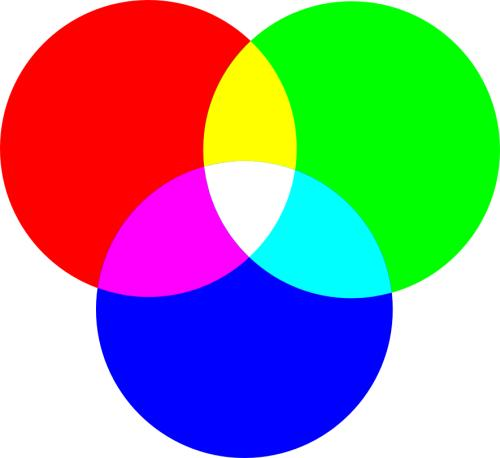
//> input picture Test/rgb.bmp, 500 x 458 px
$ ./main   (built with g++ and OpenCV 4)
//> lines starting //> are read from the running program, lines starting //| are printed output that depends on the picture
#include "openHL/openHL.hxx"
#include <iostream>

using namespace hl;

// 功能菜单
static void showMenu()
{
    std::cout << "\n===========================\n";
    std::cout << "        图像处理工具        \n";
    std::cout << "===========================\n";
    std::cout << "请选择功能：\n";
    std::cout << "1. BMP文件处理\n";
    std::cout << "2. 直方图处理\n";
    std::cout << "3. 空间滤波\n";
    std::cout << "4. 图像变换\n";
    std::cout << "5. 阈值分割\n";
    std::cout << "6. 区域分割\n";
    std::cout << "7. 边缘检测\n";
    std::cout << "8. Hough变换\n";
    std::cout << "9. 区域标记\n";
    std::cout << "10. 轮廓提取\n";
    std::cout << "0. 退出\n";
    std::cout << "===========================\n";
    std::cout << "请输入数字来运行功能：";
}

int main()
{
    ushort choice;

    do {
        showMenu();
        std::cin >> choice;
//> the answer given: 1

        if (choice == 1)
        {
            Mat rgb = imread("../Test/rgb.bmp", IMREAD_UNCHANGED);
//> rgb is the input picture: 458 rows x 500 cols, CV_8UC3; mean B, G, R 147.5, 147.8, 147.4
            Mat rgb_gray, rgb_gray_reverse, splited_array[3];

            // 转换为灰度图像
            cvtColor(rgb, rgb_gray, COLOR_BGR2GRAY);
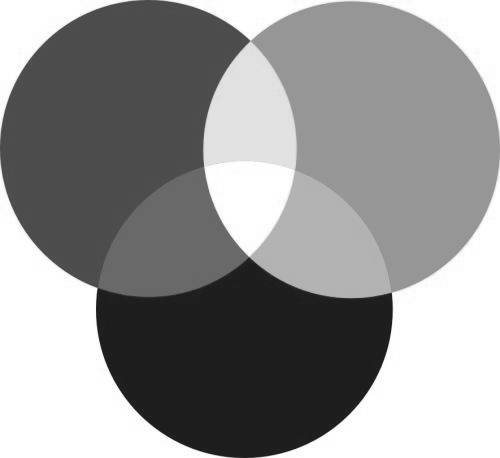
//> rgb_gray: 458 rows x 500 cols, CV_8UC1; min 20, max 255, mean 147.7
            imwrite("../Test/rgb_gray.bmp", rgb_gray);

            // 灰度反转
            Mat temp = Mat(rgb_gray.size(), rgb_gray.type(), Scalar(255));
            subtract(temp, rgb_gray, rgb_gray_reverse);
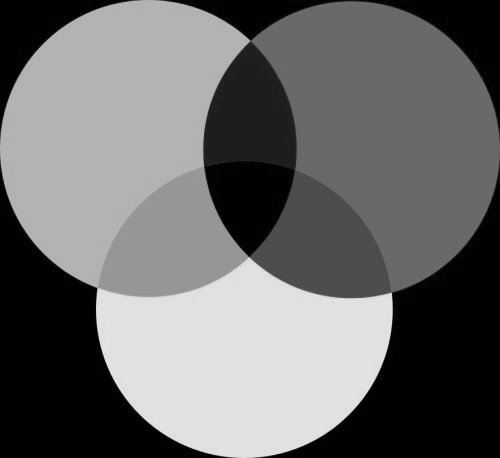
//> rgb_gray_reverse: 458 rows x 500 cols, CV_8UC1; min 0, max 235, mean 107.3
            imwrite("../Test/rgb_gray_reverse.bmp", rgb_gray_reverse);

            // 分离通道
            split(rgb, splited_array);
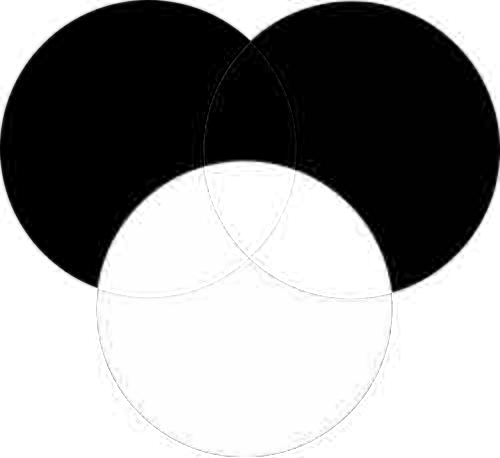
//> splited_array[0]: 458 rows x 500 cols, CV_8UC1; min 0, max 255, mean 147.5
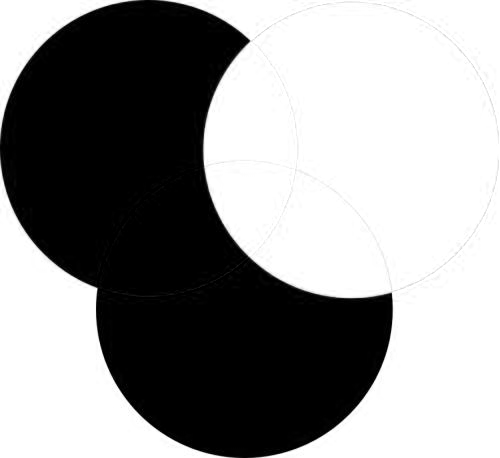
//> splited_array[1]: 458 rows x 500 cols, CV_8UC1; min 0, max 255, mean 147.8
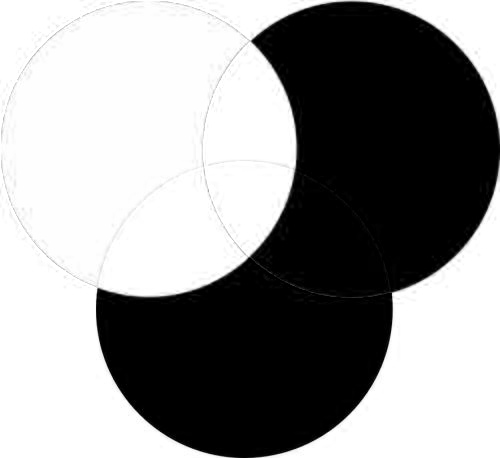
//> splited_array[2]: 458 rows x 500 cols, CV_8UC1; min 0, max 255, mean 147.4
            imwrite("../Test/rgb_B.bmp", splited_array[0]);
            imwrite("../Test/rgb_G.bmp", splited_array[1]);
            imwrite("../Test/rgb_R.bmp", splited_array[2]);
        }
        else if (choice == 2)
        {
            Mat dim = imread("../Test/dim.bmp", IMREAD_GRAYSCALE);
            Mat dim_equalized, dim_equalized_hist, dim_hist, dim_hist_img, dim_equalized_hist_img;

            // 直方图均衡化
            equalizeHist(dim, dim_equalized);
            imwrite("../Test/dim_equalized.bmp", dim_equalized);

            int          channels[] = {0};
            int          histSize[] = {256};
            float        range[]    = {0, 256};
            const float* ranges[]   = {range};

            calcHist(&dim, 1, channels, Mat(), dim_hist, 1, histSize, ranges);
            calcHist(&dim_equalized, 1, channels, Mat(), dim_equalized_hist, 1, histSize, ranges);
            drawHist(dim_hist, dim_hist_img, 4, 1024);
            drawHist(dim_equalized_hist, dim_equalized_hist_img, 4, 1024);

            imwrite("../Test/dim_hist_img.bmp", dim_hist_img);
            imwrite("../Test/dim_equalized_hist_img.bmp", dim_equalized_hist_img);
        }
        else if (choice == 3)
        {
            Mat noise = imread("../Test/noise.bmp", IMREAD_GRAYSCALE);
            Mat noise_medianblur, noise_blur;

            // 中值滤波
            medianBlur(noise, noise_medianblur, 5);
            imwrite("../Test/noise_medianblur.bmp", noise_medianblur);

            // 均值滤波
            blur(noise, noise_blur, Size(5, 5));
            imwrite("../Test/noise_blur.bmp", noise_blur);
        }
        else if (choice == 4)
        {
            Mat lena = imread("../Test/lena.bmp", IMREAD_GRAYSCALE);
            Mat lena_resize, lena_shift, lena_flip, lena_rotate;

            // 缩放
            resize(lena, lena_resize, Size(4096, 4096), INTER_LANCZOS4);
            imwrite("../Test/lena_resize.bmp", lena_resize);

            // 平移
            Mat shift = (Mat)Matx<float, 2, 3>(1, 0, 100, 0, 1, 100);
            warpAffine(lena, lena_shift, shift, lena.size());
            imwrite("../Test/lena_shift.bmp", lena_shift);

            // 翻转
            flip(lena, lena_flip, 1);
            imwrite("../Test/lena_flip.bmp", lena_flip);

            // 旋转
            Mat rotate = getRotationMatrix2D(Point(lena.cols / 2, lena.rows / 2), 45, 1);
            warpAffine(lena, lena_rotate, rotate, lena.size());
            imwrite("../Test/lena_rotate.bmp", lena_rotate);
        }
        else if (choice == 5)
        {
            Mat lena = imread("../Test/lena.bmp", IMREAD_GRAYSCALE);

            Mat          lena_hist;
            int          channels[] = {0};
            int          histSize[] = {256};
            float        range[]    = {0, 256};
            const float* ranges[]   = {range};

            calcHist(&lena, 1, channels, Mat(), lena_hist, 1, histSize, ranges);

            Mat lena_threshold_T, lena_threshold_Iter, lena_threshold_Otsu;
            Mat lena_threshold_T_hist_img, lena_threshold_Iter_hist_img, lena_threshold_Otsu_hist_img;

            // 给定阈值分割
            drawHist_T(lena_hist, lena_threshold_T_hist_img, 4, 1024, static_cast<uchar>(threshold(lena, lena_threshold_T, 80, 255, THRESH_BINARY)));
            imwrite("../Test/lena_threshold_T.bmp", lena_threshold_T);
            imwrite("../Test/lena_threshold_T_hist.bmp", lena_threshold_T_hist_img);

            // 迭代阈值分割
            drawHist_T(lena_hist, lena_threshold_Iter_hist_img, 4, 1024, static_cast<uchar>(threshold_Iter(lena, lena_threshold_Iter, lena_hist, 0.01)));
            imwrite("../Test/lena_threshold_Iter.bmp", lena_threshold_Iter);
            imwrite("../Test/lena_threshold_Iter_hist.bmp", lena_threshold_Iter_hist_img);

            // Otsu阈值分割
            drawHist_T(lena_hist, lena_threshold_Otsu_hist_img, 4, 1024, static_cast<uchar>(threshold(lena, lena_threshold_Otsu, 0, 255, THRESH_OTSU)));
            imwrite("../Test/lena_threshold_Otsu.bmp", lena_threshold_Otsu);
            imwrite("../Test/lena_threshold_Otsu_hist.bmp", lena_threshold_Otsu_hist_img);
        }
        else if (choice == 6)
        {
            Mat mountain = imread("../Test/mountain.bmp", IMREAD_GRAYSCALE);
            Mat mountain_regionSplitting, mountain_regionGrowing;

            // 区域生长
            regionGrowing(mountain, mountain_regionGrowing, 0, 0, 128);
            imwrite("../Test/mountain_regionGrowing.bmp", mountain_regionGrowing);

            // 区域分裂
            regionSplitting(mountain, mountain_regionSplitting, 128);
            imwrite("../Test/mountain_regionSplitting.bmp", mountain_regionSplitting);
        }
        else if (choice == 7)
        {
            Mat lena = imread("../Test/lena.bmp", IMREAD_GRAYSCALE);
            Mat lena_prewitt, lena_sobel, lena_LOG;

            // Prewitt算子
            prewitt(lena, lena_prewitt);
            threshold(lena_prewitt, lena_prewitt, 0, 255, THRESH_OTSU);
            imwrite("../Test/lena_prewitt.bmp", lena_prewitt);

            // Sobel算子
            sobel(lena, lena_sobel);
            threshold(lena_sobel, lena_sobel, 0, 255, THRESH_OTSU);
            imwrite("../Test/lena_sobel.bmp", lena_sobel);

            // LOG算子
            LOG(lena, lena_LOG);
            threshold(lena_LOG, lena_LOG, 0, 255, THRESH_OTSU);
            imwrite("../Test/lena_LOG.bmp", lena_LOG);
        }
        else if (choice == 8)
        {
            Mat line = imread("../Test/line.bmp", IMREAD_GRAYSCALE);
            Mat line_hough;

            // Hough变换
            HoughLines(line, line_hough, 100);
            imwrite("../Test/line_hough.bmp", line_hough);
            imwrite("../Test/line_hough_img.bmp", line);
        }
        else if (choice == 9)
        {
            Mat region = imread("../Test/region.bmp", IMREAD_GRAYSCALE);
            Mat region_tag;

            // 区域标记
            connectedComponents(region, region_tag);
            imwrite("../Test/region_tag.bmp", region_tag);
        }
        else if (choice == 10)
        {
            Mat contour = imread("../Test/contour.bmp", IMREAD_GRAYSCALE);
            Mat contour_extracted, contour_traced;

            // 轮廓提取
            extractContours(contour, contour_extracted);
            imwrite("../Test/contour_extracted.bmp", contour_extracted);

            // 轮廓跟踪
            trackingContours(contour, contour_traced);
            imwrite("../Test/contour_traced.bmp", contour_traced);
        }
        else if (choice == 0)
            std::cout << "已退出。\n";
        else std::cout << "输入错误，请重新输入。\n";
    }
    while (choice != 0);

    return 0;
}
